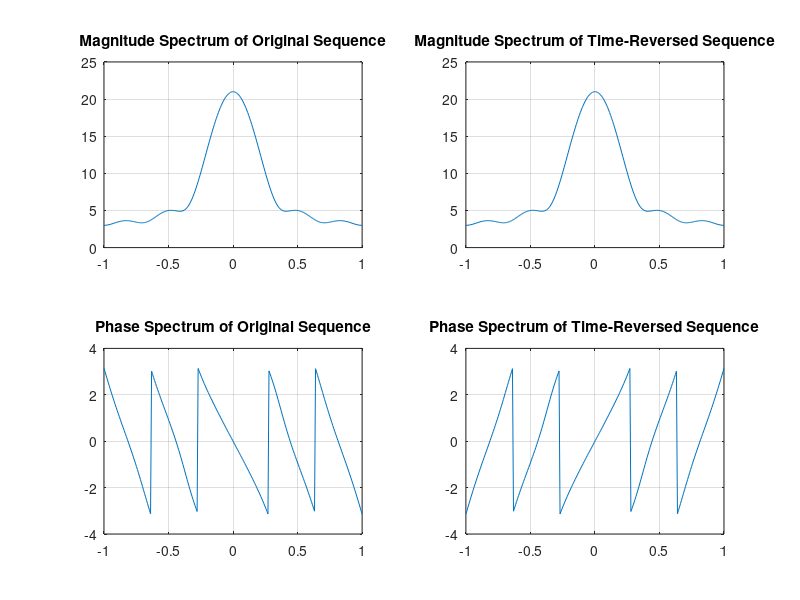

Write the MATLAB code that produced this figure.
% Program P3_22
% Time Reversal Property of DTFT
clf;
w = -pi:2*pi/255:pi;
num = [1 2 3 4 5 6];
L = length(num)-1;
h1 = freqz(num, 1, w);
h2 = freqz(fliplr(num), 1, w);
h3 = exp(w*L*i).*h2;
subplot(2,2,1)
plot(w/pi,abs(h1));grid
title('Magnitude Spectrum of Original Sequence')
subplot(2,2,2)
plot(w/pi,abs(h3));grid
title('Magnitude Spectrum of Time-Reversed Sequence')
subplot(2,2,3)
plot(w/pi,angle(h1));grid
title('Phase Spectrum of Original Sequence')
subplot(2,2,4)
plot(w/pi,angle(h3));grid
title('Phase Spectrum of Time-Reversed Sequence')
